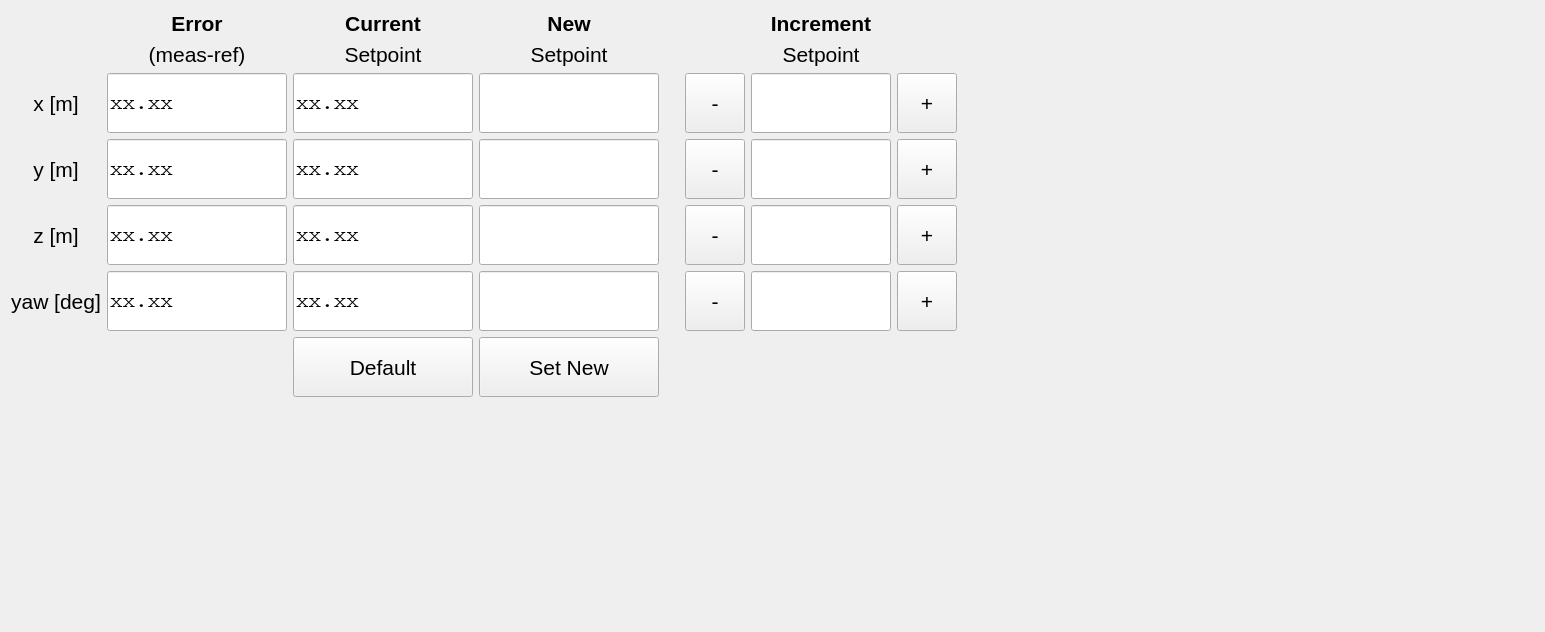
<?xml version="1.0" encoding="UTF-8"?>
<ui version="4.0">
 <class>DefaultControllerTab</class>
 <widget class="QWidget" name="DefaultControllerTab">
  <property name="geometry">
   <rect>
    <x>0</x>
    <y>0</y>
    <width>1545</width>
    <height>632</height>
   </rect>
  </property>
  <property name="font">
   <font>
    <pointsize>16</pointsize>
   </font>
  </property>
  <property name="windowTitle">
   <string>Form</string>
  </property>
  <layout class="QGridLayout" name="gridLayout">
   <item row="2" column="10">
    <spacer name="horizontalSpacer">
     <property name="orientation">
      <enum>Qt::Horizontal</enum>
     </property>
     <property name="sizeHint" stdset="0">
      <size>
       <width>40</width>
       <height>20</height>
      </size>
     </property>
    </spacer>
   </item>
   <item row="5" column="2">
    <widget class="QLineEdit" name="lineEdit_setpoint_current_yaw">
     <property name="sizePolicy">
      <sizepolicy hsizetype="MinimumExpanding" vsizetype="MinimumExpanding">
       <horstretch>0</horstretch>
       <verstretch>0</verstretch>
      </sizepolicy>
     </property>
     <property name="maximumSize">
      <size>
       <width>180</width>
       <height>60</height>
      </size>
     </property>
     <property name="font">
      <font>
       <family>Courier</family>
      </font>
     </property>
     <property name="text">
      <string>xx.xx</string>
     </property>
     <property name="readOnly">
      <bool>true</bool>
     </property>
    </widget>
   </item>
   <item row="4" column="0">
    <widget class="QLabel" name="label_row_z">
     <property name="maximumSize">
      <size>
       <width>16777215</width>
       <height>60</height>
      </size>
     </property>
     <property name="text">
      <string>z [m]</string>
     </property>
     <property name="alignment">
      <set>Qt::AlignCenter</set>
     </property>
    </widget>
   </item>
   <item row="4" column="3">
    <widget class="QLineEdit" name="lineEdit_setpoint_new_z">
     <property name="sizePolicy">
      <sizepolicy hsizetype="MinimumExpanding" vsizetype="MinimumExpanding">
       <horstretch>0</horstretch>
       <verstretch>0</verstretch>
      </sizepolicy>
     </property>
     <property name="maximumSize">
      <size>
       <width>180</width>
       <height>60</height>
      </size>
     </property>
     <property name="font">
      <font>
       <family>Courier</family>
      </font>
     </property>
     <property name="text">
      <string/>
     </property>
    </widget>
   </item>
   <item row="7" column="0">
    <spacer name="verticalSpacer">
     <property name="orientation">
      <enum>Qt::Vertical</enum>
     </property>
     <property name="sizeHint" stdset="0">
      <size>
       <width>20</width>
       <height>40</height>
      </size>
     </property>
    </spacer>
   </item>
   <item row="2" column="1">
    <widget class="QLineEdit" name="lineEdit_error_x">
     <property name="sizePolicy">
      <sizepolicy hsizetype="MinimumExpanding" vsizetype="MinimumExpanding">
       <horstretch>0</horstretch>
       <verstretch>0</verstretch>
      </sizepolicy>
     </property>
     <property name="maximumSize">
      <size>
       <width>180</width>
       <height>60</height>
      </size>
     </property>
     <property name="font">
      <font>
       <family>Courier</family>
      </font>
     </property>
     <property name="text">
      <string>xx.xx</string>
     </property>
     <property name="readOnly">
      <bool>true</bool>
     </property>
    </widget>
   </item>
   <item row="0" column="1">
    <widget class="QLabel" name="label_error_title">
     <property name="maximumSize">
      <size>
       <width>16777215</width>
       <height>50</height>
      </size>
     </property>
     <property name="font">
      <font>
       <weight>75</weight>
       <bold>true</bold>
      </font>
     </property>
     <property name="text">
      <string>Error</string>
     </property>
     <property name="alignment">
      <set>Qt::AlignCenter</set>
     </property>
    </widget>
   </item>
   <item row="2" column="3">
    <widget class="QLineEdit" name="lineEdit_setpoint_new_x">
     <property name="sizePolicy">
      <sizepolicy hsizetype="MinimumExpanding" vsizetype="MinimumExpanding">
       <horstretch>0</horstretch>
       <verstretch>0</verstretch>
      </sizepolicy>
     </property>
     <property name="maximumSize">
      <size>
       <width>180</width>
       <height>60</height>
      </size>
     </property>
     <property name="font">
      <font>
       <family>Courier</family>
      </font>
     </property>
     <property name="text">
      <string/>
     </property>
    </widget>
   </item>
   <item row="2" column="4">
    <spacer name="horizontalSpacer_2">
     <property name="orientation">
      <enum>Qt::Horizontal</enum>
     </property>
     <property name="sizeType">
      <enum>QSizePolicy::Fixed</enum>
     </property>
     <property name="sizeHint" stdset="0">
      <size>
       <width>20</width>
       <height>20</height>
      </size>
     </property>
    </spacer>
   </item>
   <item row="4" column="7">
    <layout class="QHBoxLayout" name="horizontalLayout_2">
     <item>
      <widget class="QPushButton" name="z_increment_minus_button">
       <property name="sizePolicy">
        <sizepolicy hsizetype="MinimumExpanding" vsizetype="MinimumExpanding">
         <horstretch>0</horstretch>
         <verstretch>0</verstretch>
        </sizepolicy>
       </property>
       <property name="maximumSize">
        <size>
         <width>60</width>
         <height>60</height>
        </size>
       </property>
       <property name="text">
        <string>-</string>
       </property>
      </widget>
     </item>
     <item>
      <widget class="QLineEdit" name="lineEdit_setpoint_increment_z">
       <property name="sizePolicy">
        <sizepolicy hsizetype="MinimumExpanding" vsizetype="MinimumExpanding">
         <horstretch>0</horstretch>
         <verstretch>0</verstretch>
        </sizepolicy>
       </property>
       <property name="maximumSize">
        <size>
         <width>140</width>
         <height>60</height>
        </size>
       </property>
       <property name="font">
        <font>
         <family>Courier</family>
        </font>
       </property>
      </widget>
     </item>
     <item>
      <widget class="QPushButton" name="z_increment_plus_button">
       <property name="sizePolicy">
        <sizepolicy hsizetype="MinimumExpanding" vsizetype="MinimumExpanding">
         <horstretch>0</horstretch>
         <verstretch>0</verstretch>
        </sizepolicy>
       </property>
       <property name="maximumSize">
        <size>
         <width>60</width>
         <height>60</height>
        </size>
       </property>
       <property name="text">
        <string>+</string>
       </property>
      </widget>
     </item>
    </layout>
   </item>
   <item row="3" column="0">
    <widget class="QLabel" name="label_row_y">
     <property name="maximumSize">
      <size>
       <width>16777215</width>
       <height>60</height>
      </size>
     </property>
     <property name="text">
      <string>y [m]</string>
     </property>
     <property name="alignment">
      <set>Qt::AlignCenter</set>
     </property>
    </widget>
   </item>
   <item row="2" column="0">
    <widget class="QLabel" name="label_row_x">
     <property name="maximumSize">
      <size>
       <width>16777215</width>
       <height>60</height>
      </size>
     </property>
     <property name="text">
      <string>x [m]</string>
     </property>
     <property name="alignment">
      <set>Qt::AlignCenter</set>
     </property>
    </widget>
   </item>
   <item row="3" column="7">
    <layout class="QHBoxLayout" name="horizontalLayout_3">
     <item>
      <widget class="QPushButton" name="y_increment_minus_button">
       <property name="sizePolicy">
        <sizepolicy hsizetype="MinimumExpanding" vsizetype="MinimumExpanding">
         <horstretch>0</horstretch>
         <verstretch>0</verstretch>
        </sizepolicy>
       </property>
       <property name="maximumSize">
        <size>
         <width>60</width>
         <height>60</height>
        </size>
       </property>
       <property name="text">
        <string>-</string>
       </property>
      </widget>
     </item>
     <item>
      <widget class="QLineEdit" name="lineEdit_setpoint_increment_y">
       <property name="sizePolicy">
        <sizepolicy hsizetype="MinimumExpanding" vsizetype="MinimumExpanding">
         <horstretch>0</horstretch>
         <verstretch>0</verstretch>
        </sizepolicy>
       </property>
       <property name="maximumSize">
        <size>
         <width>140</width>
         <height>60</height>
        </size>
       </property>
       <property name="font">
        <font>
         <family>Courier</family>
        </font>
       </property>
      </widget>
     </item>
     <item>
      <widget class="QPushButton" name="y_increment_plus_button">
       <property name="sizePolicy">
        <sizepolicy hsizetype="MinimumExpanding" vsizetype="MinimumExpanding">
         <horstretch>0</horstretch>
         <verstretch>0</verstretch>
        </sizepolicy>
       </property>
       <property name="maximumSize">
        <size>
         <width>60</width>
         <height>60</height>
        </size>
       </property>
       <property name="text">
        <string>+</string>
       </property>
      </widget>
     </item>
    </layout>
   </item>
   <item row="3" column="3">
    <widget class="QLineEdit" name="lineEdit_setpoint_new_y">
     <property name="sizePolicy">
      <sizepolicy hsizetype="MinimumExpanding" vsizetype="MinimumExpanding">
       <horstretch>0</horstretch>
       <verstretch>0</verstretch>
      </sizepolicy>
     </property>
     <property name="maximumSize">
      <size>
       <width>180</width>
       <height>60</height>
      </size>
     </property>
     <property name="font">
      <font>
       <family>Courier</family>
      </font>
     </property>
     <property name="text">
      <string/>
     </property>
    </widget>
   </item>
   <item row="3" column="1">
    <widget class="QLineEdit" name="lineEdit_error_y">
     <property name="sizePolicy">
      <sizepolicy hsizetype="MinimumExpanding" vsizetype="MinimumExpanding">
       <horstretch>0</horstretch>
       <verstretch>0</verstretch>
      </sizepolicy>
     </property>
     <property name="maximumSize">
      <size>
       <width>180</width>
       <height>60</height>
      </size>
     </property>
     <property name="font">
      <font>
       <family>Courier</family>
      </font>
     </property>
     <property name="text">
      <string>xx.xx</string>
     </property>
     <property name="readOnly">
      <bool>true</bool>
     </property>
    </widget>
   </item>
   <item row="5" column="7">
    <layout class="QHBoxLayout" name="horizontalLayout">
     <item>
      <widget class="QPushButton" name="yaw_increment_minus_button">
       <property name="sizePolicy">
        <sizepolicy hsizetype="MinimumExpanding" vsizetype="MinimumExpanding">
         <horstretch>0</horstretch>
         <verstretch>0</verstretch>
        </sizepolicy>
       </property>
       <property name="maximumSize">
        <size>
         <width>60</width>
         <height>60</height>
        </size>
       </property>
       <property name="text">
        <string>-</string>
       </property>
      </widget>
     </item>
     <item>
      <widget class="QLineEdit" name="lineEdit_setpoint_increment_yaw">
       <property name="sizePolicy">
        <sizepolicy hsizetype="MinimumExpanding" vsizetype="MinimumExpanding">
         <horstretch>0</horstretch>
         <verstretch>0</verstretch>
        </sizepolicy>
       </property>
       <property name="maximumSize">
        <size>
         <width>140</width>
         <height>60</height>
        </size>
       </property>
       <property name="font">
        <font>
         <family>Courier</family>
        </font>
       </property>
      </widget>
     </item>
     <item>
      <widget class="QPushButton" name="yaw_increment_plus_button">
       <property name="sizePolicy">
        <sizepolicy hsizetype="MinimumExpanding" vsizetype="MinimumExpanding">
         <horstretch>0</horstretch>
         <verstretch>0</verstretch>
        </sizepolicy>
       </property>
       <property name="maximumSize">
        <size>
         <width>60</width>
         <height>60</height>
        </size>
       </property>
       <property name="text">
        <string>+</string>
       </property>
      </widget>
     </item>
    </layout>
   </item>
   <item row="0" column="7">
    <widget class="QLabel" name="label_increment_title">
     <property name="maximumSize">
      <size>
       <width>16777215</width>
       <height>50</height>
      </size>
     </property>
     <property name="font">
      <font>
       <weight>75</weight>
       <bold>true</bold>
      </font>
     </property>
     <property name="text">
      <string>Increment</string>
     </property>
     <property name="alignment">
      <set>Qt::AlignCenter</set>
     </property>
    </widget>
   </item>
   <item row="1" column="3">
    <widget class="QLabel" name="label_new_title_line2">
     <property name="maximumSize">
      <size>
       <width>16777215</width>
       <height>50</height>
      </size>
     </property>
     <property name="text">
      <string>Setpoint</string>
     </property>
     <property name="alignment">
      <set>Qt::AlignCenter</set>
     </property>
    </widget>
   </item>
   <item row="3" column="2">
    <widget class="QLineEdit" name="lineEdit_setpoint_current_y">
     <property name="sizePolicy">
      <sizepolicy hsizetype="MinimumExpanding" vsizetype="MinimumExpanding">
       <horstretch>0</horstretch>
       <verstretch>0</verstretch>
      </sizepolicy>
     </property>
     <property name="maximumSize">
      <size>
       <width>180</width>
       <height>60</height>
      </size>
     </property>
     <property name="font">
      <font>
       <family>Courier</family>
      </font>
     </property>
     <property name="text">
      <string>xx.xx</string>
     </property>
     <property name="readOnly">
      <bool>true</bool>
     </property>
    </widget>
   </item>
   <item row="2" column="2">
    <widget class="QLineEdit" name="lineEdit_setpoint_current_x">
     <property name="sizePolicy">
      <sizepolicy hsizetype="MinimumExpanding" vsizetype="MinimumExpanding">
       <horstretch>0</horstretch>
       <verstretch>0</verstretch>
      </sizepolicy>
     </property>
     <property name="maximumSize">
      <size>
       <width>180</width>
       <height>60</height>
      </size>
     </property>
     <property name="font">
      <font>
       <family>Courier</family>
      </font>
     </property>
     <property name="text">
      <string>xx.xx</string>
     </property>
     <property name="readOnly">
      <bool>true</bool>
     </property>
    </widget>
   </item>
   <item row="1" column="2">
    <widget class="QLabel" name="label_current_title_line2">
     <property name="maximumSize">
      <size>
       <width>16777215</width>
       <height>50</height>
      </size>
     </property>
     <property name="text">
      <string>Setpoint</string>
     </property>
     <property name="alignment">
      <set>Qt::AlignCenter</set>
     </property>
    </widget>
   </item>
   <item row="4" column="2">
    <widget class="QLineEdit" name="lineEdit_setpoint_current_z">
     <property name="sizePolicy">
      <sizepolicy hsizetype="MinimumExpanding" vsizetype="MinimumExpanding">
       <horstretch>0</horstretch>
       <verstretch>0</verstretch>
      </sizepolicy>
     </property>
     <property name="maximumSize">
      <size>
       <width>180</width>
       <height>60</height>
      </size>
     </property>
     <property name="font">
      <font>
       <family>Courier</family>
      </font>
     </property>
     <property name="text">
      <string>xx.xx</string>
     </property>
     <property name="readOnly">
      <bool>true</bool>
     </property>
    </widget>
   </item>
   <item row="4" column="1">
    <widget class="QLineEdit" name="lineEdit_error_z">
     <property name="sizePolicy">
      <sizepolicy hsizetype="MinimumExpanding" vsizetype="MinimumExpanding">
       <horstretch>0</horstretch>
       <verstretch>0</verstretch>
      </sizepolicy>
     </property>
     <property name="maximumSize">
      <size>
       <width>180</width>
       <height>60</height>
      </size>
     </property>
     <property name="font">
      <font>
       <family>Courier</family>
      </font>
     </property>
     <property name="text">
      <string>xx.xx</string>
     </property>
     <property name="readOnly">
      <bool>true</bool>
     </property>
    </widget>
   </item>
   <item row="5" column="1">
    <widget class="QLineEdit" name="lineEdit_error_yaw">
     <property name="sizePolicy">
      <sizepolicy hsizetype="MinimumExpanding" vsizetype="MinimumExpanding">
       <horstretch>0</horstretch>
       <verstretch>0</verstretch>
      </sizepolicy>
     </property>
     <property name="maximumSize">
      <size>
       <width>180</width>
       <height>60</height>
      </size>
     </property>
     <property name="font">
      <font>
       <family>Courier</family>
      </font>
     </property>
     <property name="text">
      <string>xx.xx</string>
     </property>
     <property name="readOnly">
      <bool>true</bool>
     </property>
    </widget>
   </item>
   <item row="5" column="0">
    <widget class="QLabel" name="label_row_yaw">
     <property name="maximumSize">
      <size>
       <width>16777215</width>
       <height>60</height>
      </size>
     </property>
     <property name="text">
      <string>yaw [deg]</string>
     </property>
     <property name="alignment">
      <set>Qt::AlignCenter</set>
     </property>
    </widget>
   </item>
   <item row="1" column="1">
    <widget class="QLabel" name="label_error_title_line2">
     <property name="maximumSize">
      <size>
       <width>16777215</width>
       <height>50</height>
      </size>
     </property>
     <property name="text">
      <string>(meas-ref)</string>
     </property>
     <property name="alignment">
      <set>Qt::AlignCenter</set>
     </property>
    </widget>
   </item>
   <item row="2" column="7">
    <layout class="QHBoxLayout" name="horizontalLayout_4">
     <item>
      <widget class="QPushButton" name="x_increment_minus_button">
       <property name="sizePolicy">
        <sizepolicy hsizetype="MinimumExpanding" vsizetype="MinimumExpanding">
         <horstretch>0</horstretch>
         <verstretch>0</verstretch>
        </sizepolicy>
       </property>
       <property name="maximumSize">
        <size>
         <width>60</width>
         <height>60</height>
        </size>
       </property>
       <property name="text">
        <string>-</string>
       </property>
      </widget>
     </item>
     <item>
      <widget class="QLineEdit" name="lineEdit_setpoint_increment_x">
       <property name="sizePolicy">
        <sizepolicy hsizetype="MinimumExpanding" vsizetype="MinimumExpanding">
         <horstretch>0</horstretch>
         <verstretch>0</verstretch>
        </sizepolicy>
       </property>
       <property name="maximumSize">
        <size>
         <width>140</width>
         <height>60</height>
        </size>
       </property>
       <property name="font">
        <font>
         <family>Courier</family>
        </font>
       </property>
      </widget>
     </item>
     <item>
      <widget class="QPushButton" name="x_increment_plus_button">
       <property name="sizePolicy">
        <sizepolicy hsizetype="MinimumExpanding" vsizetype="MinimumExpanding">
         <horstretch>0</horstretch>
         <verstretch>0</verstretch>
        </sizepolicy>
       </property>
       <property name="maximumSize">
        <size>
         <width>60</width>
         <height>60</height>
        </size>
       </property>
       <property name="text">
        <string>+</string>
       </property>
      </widget>
     </item>
    </layout>
   </item>
   <item row="0" column="2">
    <widget class="QLabel" name="label_current_title">
     <property name="maximumSize">
      <size>
       <width>16777215</width>
       <height>50</height>
      </size>
     </property>
     <property name="font">
      <font>
       <weight>75</weight>
       <bold>true</bold>
      </font>
     </property>
     <property name="text">
      <string>Current</string>
     </property>
     <property name="alignment">
      <set>Qt::AlignCenter</set>
     </property>
    </widget>
   </item>
   <item row="1" column="7">
    <widget class="QLabel" name="label_increment_title_line2">
     <property name="maximumSize">
      <size>
       <width>16777215</width>
       <height>50</height>
      </size>
     </property>
     <property name="text">
      <string>Setpoint</string>
     </property>
     <property name="alignment">
      <set>Qt::AlignCenter</set>
     </property>
    </widget>
   </item>
   <item row="5" column="3">
    <widget class="QLineEdit" name="lineEdit_setpoint_new_yaw">
     <property name="sizePolicy">
      <sizepolicy hsizetype="MinimumExpanding" vsizetype="MinimumExpanding">
       <horstretch>0</horstretch>
       <verstretch>0</verstretch>
      </sizepolicy>
     </property>
     <property name="maximumSize">
      <size>
       <width>180</width>
       <height>60</height>
      </size>
     </property>
     <property name="font">
      <font>
       <family>Courier</family>
      </font>
     </property>
     <property name="text">
      <string/>
     </property>
    </widget>
   </item>
   <item row="0" column="3">
    <widget class="QLabel" name="label_new_title">
     <property name="maximumSize">
      <size>
       <width>16777215</width>
       <height>50</height>
      </size>
     </property>
     <property name="font">
      <font>
       <weight>75</weight>
       <bold>true</bold>
      </font>
     </property>
     <property name="text">
      <string>New</string>
     </property>
     <property name="alignment">
      <set>Qt::AlignCenter</set>
     </property>
    </widget>
   </item>
   <item row="6" column="2">
    <widget class="QPushButton" name="default_setpoint_button">
     <property name="sizePolicy">
      <sizepolicy hsizetype="MinimumExpanding" vsizetype="MinimumExpanding">
       <horstretch>0</horstretch>
       <verstretch>0</verstretch>
      </sizepolicy>
     </property>
     <property name="maximumSize">
      <size>
       <width>180</width>
       <height>60</height>
      </size>
     </property>
     <property name="text">
      <string>Default</string>
     </property>
    </widget>
   </item>
   <item row="6" column="3">
    <widget class="QPushButton" name="set_setpoint_button">
     <property name="sizePolicy">
      <sizepolicy hsizetype="MinimumExpanding" vsizetype="MinimumExpanding">
       <horstretch>0</horstretch>
       <verstretch>0</verstretch>
      </sizepolicy>
     </property>
     <property name="maximumSize">
      <size>
       <width>180</width>
       <height>60</height>
      </size>
     </property>
     <property name="text">
      <string>Set New</string>
     </property>
    </widget>
   </item>
  </layout>
 </widget>
 <resources/>
 <connections/>
</ui>
